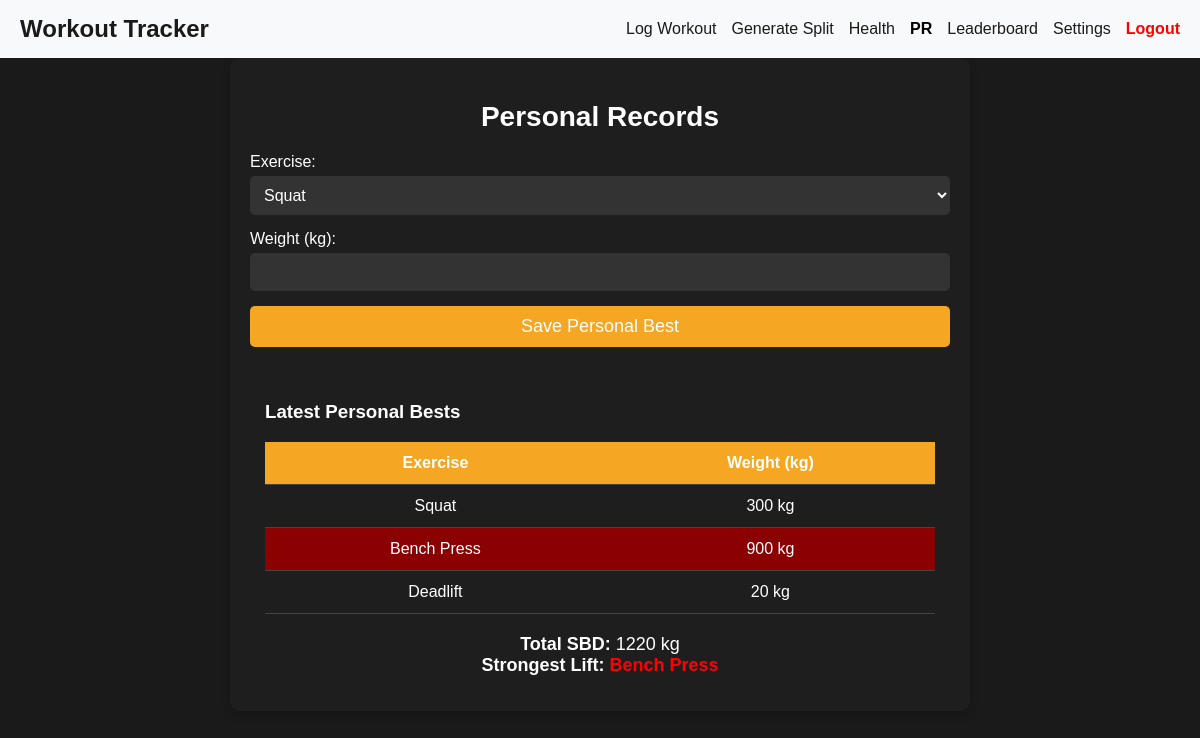
Page /personal_records (signed in) on the committed database.
### tables this page shows
CREATE TABLE personal_records (
    id INTEGER PRIMARY KEY AUTOINCREMENT,
    user_id INTEGER NOT NULL,
    exercise TEXT NOT NULL,
    weight INTEGER NOT NULL,
    date TEXT DEFAULT NULL,
    FOREIGN KEY (user_id) REFERENCES users(user_id)
);

### app.py (the view, shortened to what this page needs)
@app.route("/personal_records", methods=["GET", "POST"])
@login_required
def personal_records():
    db = get_db()
    user_id = g.user["user_id"]
    records = db.execute(
        "SELECT exercise, weight, date FROM personal_records WHERE user_id = ?",
        (user_id,),
    ).fetchall()
    sbd = {"Squat": 0, "Bench Press": 0, "Deadlift": 0}
    for record in records:
        sbd[record["exercise"]] = record["weight"]
    total_sbd = sum(sbd.values())
    strongest_lift = max(sbd, key=sbd.get)
    return render_template(
        "pr.html",
        records=sbd,
        total_sbd=total_sbd,
        strongest_lift=strongest_lift
    )

### app.py (called while the page is built)
@app.before_request
def load_logged_in_user():
    user_id = session.get("user_id")
    if user_id:
        db = get_db()
        g.user = db.execute("SELECT * FROM users WHERE user_id = ?", (user_id,)).fetchone()
    else:
        g.user = None

def login_required(view):
    @wraps(view)
    def wrapped_view(*args, **kwargs):
        if g.user is None:
            return redirect(url_for("login", next=request.url))
        return view(*args, **kwargs)
    return wrapped_view

### database.py (called while the page is built)
def get_db():
    if "db" not in g:
        g.db = sqlite3.connect(DATABASE,
            detect_types=sqlite3.PARSE_DECLTYPES
        )
        g.db.row_factory = sqlite3.Row
    return g.db

### templates/pr.html (shortened to what this page needs)
{% extends "base.html" %}
{% block content %}
<div class="pr-container">
    <h2 class="pr-title">Personal Records</h2>
    <form method="POST" class="pr-form">
        <div class="pr-input-group">
            <label for="exercise">Exercise:</label>
            <select name="exercise" id="exercise" class="pr-select" required>
                <option value="Squat">Squat</option>
            </select>
        </div>
        <div class="pr-input-group">
            <label for="weight">Weight (kg):</label>
            <input type="number" name="weight" id="weight" class="pr-input" required>
        </div>
        <button type="submit" class="pr-button">Save Personal Best</button>
    </form>
    <div class="pr-results">
        <h3>Latest Personal Bests</h3>
        <table class="pr-table">
            <thead>
                <tr>
                    <th>Exercise</th>
                    <th>Weight (kg)</th>
                </tr>
            </thead>
            <tbody>
                {% for exercise, weight in records.items() %}
                <tr class="{% if exercise == strongest_lift %}strongest{% endif %}">
                    <td>{{ exercise }}</td>
                    <td>{{ weight }} kg</td>
                </tr>
                {% endfor %}
            </tbody>
        </table>
        <div class="pr-summary">
            <p><strong>Total SBD:</strong> {{ total_sbd }} kg</p>
            <p><strong>Strongest Lift:</strong> <span class="highlight">{{ strongest_lift }}</span></p>
        </div>
    </div>
</div>
{% endblock %}

### static/styles.css (style rules this page uses)
body { margin: 0; padding: 0; font-family: Arial, sans-serif; background-color: #1a1a1a; }
h1, p { margin: 0; }
.pr-container { max-width: 700px; margin: auto; padding: 20px; background: #1e1e1e; color: white; border-radius: 10px; box-shadow: 0px 4px 10px rgba(0, 0, 0, 0.2); }
.pr-title { text-align: center; font-size: 28px; font-weight: bold; margin-bottom: 20px; }
.pr-form { display: flex; flex-direction: column; gap: 15px; }
.pr-input-group { display: flex; flex-direction: column; gap: 5px; }
.pr-input, .pr-select { padding: 10px; font-size: 16px; border-radius: 5px; border: none; background: #333; color: white; }
.pr-button { background: #f5a623; color: white; border: none; padding: 10px; font-size: 18px; border-radius: 5px; cursor: pointer; }
.pr-results { margin-top: 20px; padding: 15px; border-radius: 10px; }
.pr-table { width: 100%; border-collapse: collapse; margin-top: 10px; }
.pr-table th, .pr-table td { padding: 12px; text-align: center; border-bottom: 1px solid #444; }
.pr-table th { background: #f5a623; color: white; }
.pr-table tr.strongest { background: darkred; }
.pr-summary { margin-top: 20px; font-size: 18px; text-align: center; }
.highlight { font-weight: bold; color: red; }

### rows in the picture
personal_records: exercise "Squat", weight "300"
personal_records: exercise "Bench Press", weight "900"
personal_records: exercise "Deadlift", weight "20"

### other values in the picture
{{ total_sbd }} "1220"
